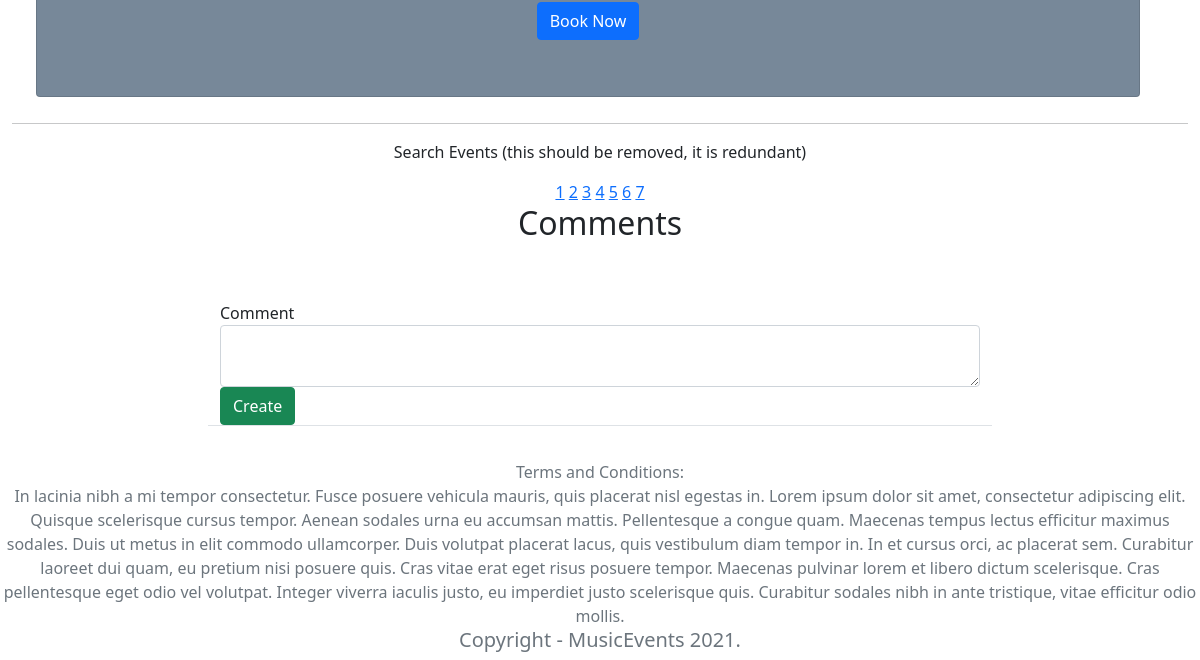
/events/6 (lower part), run on an earlier commit of the app's database.
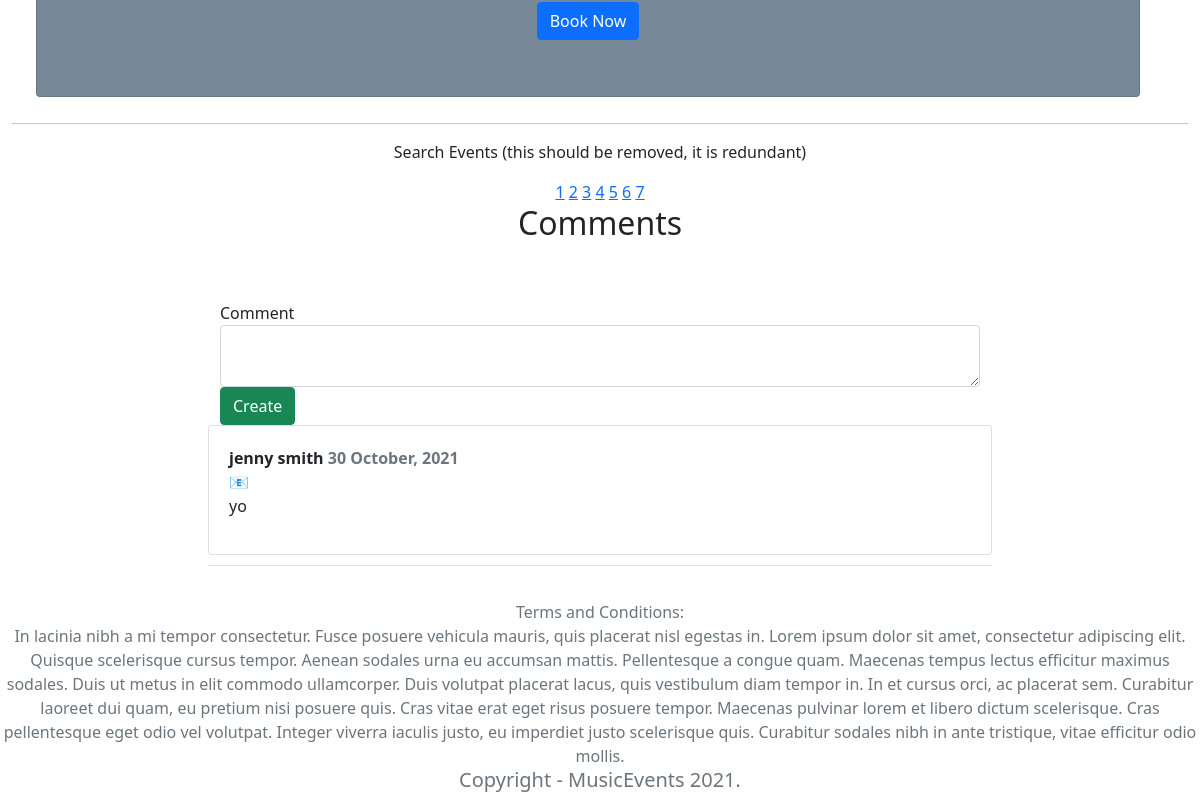
And on a later commit of the database.
### website/models.py (models this page shows, shortened)
class Event_Status(db.Model):
    __tablename__ = 'event_status'
    id = db.Column(db.Integer,primary_key=True)
    events_id = db.Column(db.Integer, db.ForeignKey('events.id'))
    status = db.Column(db.String(10))
    def __repr__(self):
        return " {} ".format(self.status)

class Comment(db.Model):
    __tablename__ = 'comments'
    id = db.Column(db.Integer, primary_key=True)
    text = db.Column(db.String(400))
    created_at = db.Column(db.DateTime, default=datetime.now())
    user_id = db.Column(db.Integer, db.ForeignKey('users.id'))
    events_id = db.Column(db.Integer, db.ForeignKey('events.id'))

class User(db.Model, UserMixin):
    __tablename__='users' # good practice to specify table name
    id = db.Column(db.Integer, primary_key=True)
    name = db.Column(db.String(100), index=True)
    emailid = db.Column(db.String(100), index=True, nullable=False, unique = True)
    password_hash = db.Column(db.String(255), nullable=False)
    comments = db.relationship('Comment', backref='user')
    booking = db.relationship('Booking', backref='user')
    event = db.relationship('Event', backref='user')

### website/events.py (the view)
@bp.route('/<id>')
def show(id):
  event = Event.query.filter_by(id=id).first()
  bform = BookingForm()
  cform = CommentForm()
  return render_template('events/show.html', event=event, cform=cform, bform=bform)

### website/forms.py
class BookingForm(FlaskForm):
  quantity = IntegerField('Quantity', validators=[InputRequired()])
  submit = SubmitField('Book tickets')

class CommentForm(FlaskForm):
  text = TextAreaField('Comment', [InputRequired()])
  submit = SubmitField('Create')

### website/templates/events/show.html (shortened to what this page needs)
{% extends 'base.html' %}
{% import "bootstrap/wtf.html" as wtf %}
{% block content %}
<div class="container-fluid ">
    <div class="row container-fluid ">
      <div class="col-md-12 ">
        <div class="card backgroundCustom">
          <div class="card-body backgroundCustom">
            <div class="media backgroundCustom">
              <div class="media-body">
                {% for event in event.status %}
                {% if event.status == 'Canceled' or event.status == 'Booked' or event.status == 'Inactive'%}
                <div class="container pad">
                  <div class="row">
                    <div class="col text-center">
                      <a href="#">
                        <button type="button text-center" class="btn btn-secondary" data-bs-toggle="modal"
                          data-bs-target="#exampleModal" disabled>
                          Book Now
                        </button>
                      </a>
                    </div>
                  </div>
                </div>
                {% else %}
                <div class="container pad">
                  <div class="row">
                    <div class="col text-center">
                      <a href="#">
                        <button type="button text-center" class="btn btn-primary btn-primary" data-bs-toggle="modal"
                          data-bs-target="#exampleModal">
                          Book Now
                        </button>
                      </a>
                    </div>
                  </div>
                </div>
                {% endif %}
                {% endfor %}
              </div>
            </div>
          </div>
        </div>
      </div>
    </div>
    <hr>
    <div>
      <div class="navigation text-center center">
        <p>Search Events (this should be removed, it is redundant)</p>
        <a href="" class="nav_btn">1</a>
        <a href="" class="nav_btn">2</a>
        <a href="" class="nav_btn">3</a>
        <a href="" class="nav_btn">4</a>
        <a href="" class="nav_btn">5</a>
        <a href="" class="nav_btn">6</a>
        <a href="" class="nav_btn">7</a>
      </div>
    </div>
    <div class="row">
      <div class="col-md-2 text-center center">
        <h2>Comments</h1>
      </div>
    </div>
    <div class="row col-lg-8 col-md-6 col-sm-12 border-bottom card2">
      {{wtf.quick_form(cform,"/events/{0}/comment".format(event.id), button_map={'submit':'success'})}}
      {% for comment in event.comments %}
      <div class="card col-lg-12 col-md-8 col-sm-12 pad" id="Comments">
        <b >{{comment.user.name}} <span class="ml-2 text-muted">{{comment.created_at.strftime("%d %B, %Y")}}</span></b>&#128231
        <p>{{comment.text}}</p>
      </div>
      {% endfor %}
      <br>
    </div>
  </div>
{% endblock %}

What changed in the data, as far as the page shows it:
added Comment: user.name "jenny smith", created_at "30 October, 2021", text "yo"
